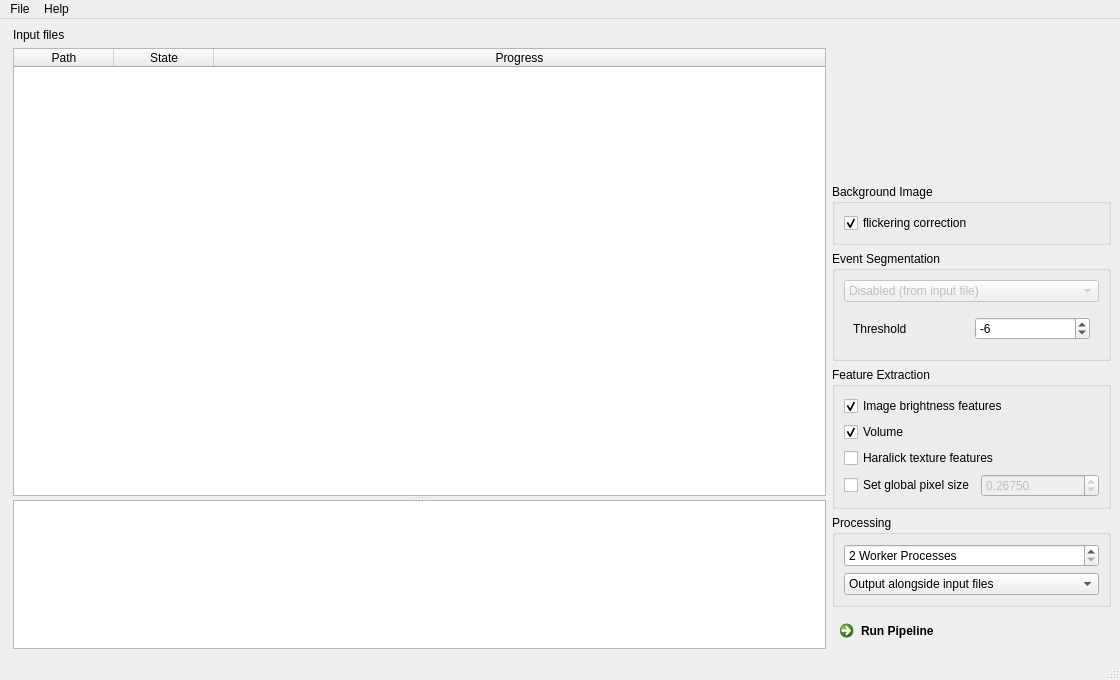
<?xml version="1.0" encoding="UTF-8"?>
<ui version="4.0">
 <class>MainWindow</class>
 <widget class="QMainWindow" name="MainWindow">
  <property name="geometry">
   <rect>
    <x>0</x>
    <y>0</y>
    <width>1120</width>
    <height>680</height>
   </rect>
  </property>
  <property name="windowTitle">
   <string>MainWindow</string>
  </property>
  <widget class="QWidget" name="centralwidget">
   <layout class="QHBoxLayout" name="horizontalLayout" stretch="4,1">
    <property name="leftMargin">
     <number>9</number>
    </property>
    <item>
     <layout class="QVBoxLayout" name="verticalLayout_5">
      <property name="leftMargin">
       <number>4</number>
      </property>
      <item>
       <widget class="QLabel" name="label_2">
        <property name="sizePolicy">
         <sizepolicy hsizetype="Expanding" vsizetype="Preferred">
          <horstretch>0</horstretch>
          <verstretch>0</verstretch>
         </sizepolicy>
        </property>
        <property name="text">
         <string>Input files</string>
        </property>
       </widget>
      </item>
      <item>
       <widget class="QSplitter" name="splitter">
        <property name="orientation">
         <enum>Qt::Vertical</enum>
        </property>
        <widget class="ProgressTable" name="tableWidget_input">
         <property name="sizePolicy">
          <sizepolicy hsizetype="Expanding" vsizetype="Expanding">
           <horstretch>1</horstretch>
           <verstretch>3</verstretch>
          </sizepolicy>
         </property>
         <property name="editTriggers">
          <set>QAbstractItemView::NoEditTriggers</set>
         </property>
         <property name="dragDropMode">
          <enum>QAbstractItemView::NoDragDrop</enum>
         </property>
         <property name="alternatingRowColors">
          <bool>true</bool>
         </property>
         <property name="selectionMode">
          <enum>QAbstractItemView::SingleSelection</enum>
         </property>
         <property name="selectionBehavior">
          <enum>QAbstractItemView::SelectRows</enum>
         </property>
         <property name="textElideMode">
          <enum>Qt::ElideMiddle</enum>
         </property>
         <property name="horizontalScrollMode">
          <enum>QAbstractItemView::ScrollPerPixel</enum>
         </property>
         <property name="sortingEnabled">
          <bool>true</bool>
         </property>
         <property name="cornerButtonEnabled">
          <bool>false</bool>
         </property>
         <attribute name="horizontalHeaderMinimumSectionSize">
          <number>100</number>
         </attribute>
         <attribute name="horizontalHeaderDefaultSectionSize">
          <number>100</number>
         </attribute>
         <attribute name="horizontalHeaderShowSortIndicator" stdset="0">
          <bool>false</bool>
         </attribute>
         <attribute name="horizontalHeaderStretchLastSection">
          <bool>true</bool>
         </attribute>
         <column>
          <property name="text">
           <string>Path</string>
          </property>
         </column>
         <column>
          <property name="text">
           <string>State</string>
          </property>
         </column>
         <column>
          <property name="text">
           <string>Progress</string>
          </property>
         </column>
        </widget>
        <widget class="QTextBrowser" name="textBrowser">
         <property name="sizePolicy">
          <sizepolicy hsizetype="Expanding" vsizetype="Expanding">
           <horstretch>1</horstretch>
           <verstretch>1</verstretch>
          </sizepolicy>
         </property>
        </widget>
       </widget>
      </item>
     </layout>
    </item>
    <item>
     <widget class="QWidget" name="widget_options" native="true">
      <property name="sizePolicy">
       <sizepolicy hsizetype="Minimum" vsizetype="Preferred">
        <horstretch>0</horstretch>
        <verstretch>0</verstretch>
       </sizepolicy>
      </property>
      <layout class="QVBoxLayout" name="verticalLayout">
       <property name="leftMargin">
        <number>0</number>
       </property>
       <property name="topMargin">
        <number>0</number>
       </property>
       <property name="rightMargin">
        <number>0</number>
       </property>
       <property name="bottomMargin">
        <number>0</number>
       </property>
       <item>
        <spacer name="verticalSpacer_2">
         <property name="orientation">
          <enum>Qt::Vertical</enum>
         </property>
         <property name="sizeHint" stdset="0">
          <size>
           <width>20</width>
           <height>40</height>
          </size>
         </property>
        </spacer>
       </item>
       <item>
        <widget class="QGroupBox" name="groupBox">
         <property name="title">
          <string>Background Image</string>
         </property>
         <layout class="QVBoxLayout" name="verticalLayout_2">
          <item>
           <widget class="QCheckBox" name="checkBox_bg_flickering">
            <property name="text">
             <string>flickering correction</string>
            </property>
            <property name="checked">
             <bool>true</bool>
            </property>
           </widget>
          </item>
         </layout>
        </widget>
       </item>
       <item>
        <widget class="QGroupBox" name="groupBox_4">
         <property name="sizePolicy">
          <sizepolicy hsizetype="Preferred" vsizetype="Preferred">
           <horstretch>0</horstretch>
           <verstretch>0</verstretch>
          </sizepolicy>
         </property>
         <property name="title">
          <string>Event Segmentation</string>
         </property>
         <layout class="QGridLayout" name="gridLayout_2">
          <item row="1" column="0" alignment="Qt::AlignTop">
           <widget class="QStackedWidget" name="stackedWidget_segmenter">
            <property name="sizePolicy">
             <sizepolicy hsizetype="Minimum" vsizetype="Minimum">
              <horstretch>0</horstretch>
              <verstretch>0</verstretch>
             </sizepolicy>
            </property>
            <property name="currentIndex">
             <number>1</number>
            </property>
            <widget class="QWidget" name="page">
             <layout class="QGridLayout" name="gridLayout">
              <item row="0" column="0">
               <widget class="QCheckBox" name="checkBox_basin_based">
                <property name="text">
                 <string>Use basins (output file links to input file)</string>
                </property>
               </widget>
              </item>
             </layout>
            </widget>
            <widget class="QWidget" name="page_2">
             <layout class="QGridLayout" name="gridLayout_3">
              <item row="0" column="0">
               <widget class="QLabel" name="label">
                <property name="text">
                 <string>Threshold</string>
                </property>
               </widget>
              </item>
              <item row="0" column="1">
               <widget class="QSpinBox" name="spinBox_thresh">
                <property name="toolTip">
                 <string>Mask-generating threshold for the background-corrected image.</string>
                </property>
                <property name="minimum">
                 <number>-10</number>
                </property>
                <property name="maximum">
                 <number>-1</number>
                </property>
                <property name="value">
                 <number>-6</number>
                </property>
               </widget>
              </item>
             </layout>
            </widget>
           </widget>
          </item>
          <item row="0" column="0">
           <widget class="QComboBox" name="comboBox_segmenter">
            <property name="enabled">
             <bool>false</bool>
            </property>
            <property name="sizePolicy">
             <sizepolicy hsizetype="Minimum" vsizetype="Fixed">
              <horstretch>0</horstretch>
              <verstretch>0</verstretch>
             </sizepolicy>
            </property>
            <item>
             <property name="text">
              <string>Disabled (from input file)</string>
             </property>
            </item>
            <item>
             <property name="text">
              <string>Threshold-based</string>
             </property>
            </item>
           </widget>
          </item>
         </layout>
        </widget>
       </item>
       <item alignment="Qt::AlignTop">
        <widget class="QGroupBox" name="groupBox_5">
         <property name="sizePolicy">
          <sizepolicy hsizetype="Preferred" vsizetype="Expanding">
           <horstretch>0</horstretch>
           <verstretch>0</verstretch>
          </sizepolicy>
         </property>
         <property name="title">
          <string>Feature Extraction</string>
         </property>
         <layout class="QVBoxLayout" name="verticalLayout_7">
          <item>
           <widget class="QCheckBox" name="checkBox_feat_bright">
            <property name="text">
             <string>Image brightness features</string>
            </property>
            <property name="checked">
             <bool>true</bool>
            </property>
           </widget>
          </item>
          <item>
           <widget class="QCheckBox" name="checkBox_feat_volume">
            <property name="text">
             <string>Volume</string>
            </property>
            <property name="checked">
             <bool>true</bool>
            </property>
           </widget>
          </item>
          <item>
           <widget class="QCheckBox" name="checkBox_feat_haralick">
            <property name="text">
             <string>Haralick texture features</string>
            </property>
           </widget>
          </item>
          <item>
           <layout class="QHBoxLayout" name="horizontalLayout_2">
            <property name="topMargin">
             <number>0</number>
            </property>
            <item>
             <widget class="QCheckBox" name="checkBox_pixel_size">
              <property name="text">
               <string>Set global pixel size</string>
              </property>
             </widget>
            </item>
            <item>
             <widget class="QDoubleSpinBox" name="doubleSpinBox_pixel_size">
              <property name="enabled">
               <bool>false</bool>
              </property>
              <property name="decimals">
               <number>5</number>
              </property>
              <property name="minimum">
               <double>0.100000000000000</double>
              </property>
              <property name="maximum">
               <double>0.950000000000000</double>
              </property>
              <property name="value">
               <double>0.267500000000000</double>
              </property>
             </widget>
            </item>
           </layout>
          </item>
         </layout>
        </widget>
       </item>
       <item>
        <widget class="QGroupBox" name="groupBox_6">
         <property name="sizePolicy">
          <sizepolicy hsizetype="Preferred" vsizetype="Preferred">
           <horstretch>0</horstretch>
           <verstretch>0</verstretch>
          </sizepolicy>
         </property>
         <property name="title">
          <string>Processing</string>
         </property>
         <layout class="QVBoxLayout" name="verticalLayout_8">
          <item>
           <widget class="QSpinBox" name="spinBox_procs">
            <property name="suffix">
             <string> Worker Processes</string>
            </property>
            <property name="minimum">
             <number>2</number>
            </property>
            <property name="maximum">
             <number>64</number>
            </property>
           </widget>
          </item>
          <item>
           <widget class="QComboBox" name="comboBox_output">
            <item>
             <property name="text">
              <string>Output alongside input files</string>
             </property>
            </item>
            <item>
             <property name="text">
              <string>Select output path...</string>
             </property>
            </item>
           </widget>
          </item>
         </layout>
        </widget>
       </item>
       <item>
        <widget class="QCommandLinkButton" name="commandLinkButton_run">
         <property name="text">
          <string>Run Pipeline</string>
         </property>
        </widget>
       </item>
      </layout>
     </widget>
    </item>
   </layout>
  </widget>
  <widget class="QMenuBar" name="menubar">
   <property name="geometry">
    <rect>
     <x>0</x>
     <y>0</y>
     <width>1120</width>
     <height>22</height>
    </rect>
   </property>
   <widget class="QMenu" name="menuHelp">
    <property name="title">
     <string>Help</string>
    </property>
    <addaction name="actionDocumentation"/>
    <addaction name="actionSoftware"/>
    <addaction name="actionAbout"/>
   </widget>
   <widget class="QMenu" name="menuFile">
    <property name="title">
     <string>File</string>
    </property>
    <addaction name="actionAdd"/>
    <addaction name="actionClear"/>
    <addaction name="separator"/>
    <addaction name="actionQuit"/>
   </widget>
   <addaction name="menuFile"/>
   <addaction name="menuHelp"/>
  </widget>
  <widget class="QStatusBar" name="statusbar"/>
  <action name="actionExit">
   <property name="text">
    <string>Quit</string>
   </property>
  </action>
  <action name="actionAbout">
   <property name="text">
    <string>About</string>
   </property>
  </action>
  <action name="actionSoftware">
   <property name="text">
    <string>Software</string>
   </property>
  </action>
  <action name="actionDocumentation">
   <property name="text">
    <string>Documentation</string>
   </property>
  </action>
  <action name="actionQuit">
   <property name="text">
    <string>Quit</string>
   </property>
  </action>
  <action name="actionAdd">
   <property name="text">
    <string>Add data</string>
   </property>
  </action>
  <action name="actionClear">
   <property name="text">
    <string>Clear list</string>
   </property>
  </action>
 </widget>
 <customwidgets>
  <customwidget>
   <class>ProgressTable</class>
   <extends>QTableWidget</extends>
   <header>chipstream.gui.table_progress</header>
  </customwidget>
 </customwidgets>
 <resources/>
 <connections>
  <connection>
   <sender>comboBox_segmenter</sender>
   <signal>currentIndexChanged(int)</signal>
   <receiver>stackedWidget_segmenter</receiver>
   <slot>setCurrentIndex(int)</slot>
   <hints>
    <hint type="sourcelabel">
     <x>1052</x>
     <y>248</y>
    </hint>
    <hint type="destinationlabel">
     <x>1052</x>
     <y>312</y>
    </hint>
   </hints>
  </connection>
  <connection>
   <sender>checkBox_pixel_size</sender>
   <signal>toggled(bool)</signal>
   <receiver>doubleSpinBox_pixel_size</receiver>
   <slot>setEnabled(bool)</slot>
   <hints>
    <hint type="sourcelabel">
     <x>1149</x>
     <y>547</y>
    </hint>
    <hint type="destinationlabel">
     <x>1310</x>
     <y>547</y>
    </hint>
   </hints>
  </connection>
 </connections>
</ui>
